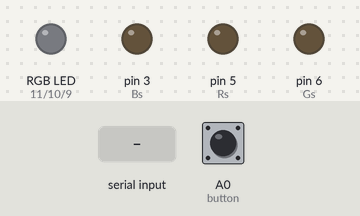
Bench run of a sketch on a simulated Arduino Uno, built with avr-gcc and run on an emulated ATmega328P. Shown: an RGB LED mixed from three pins (HIGH = lit), output pins drawn as LEDs (lit = HIGH). The test bench sets the inputs (shaded band); at power-on: A0 (button) LOW. Random numbers use the default seed unless the sketch sets one; what the sketch prints to the serial monitor is not drawn.

Above: at 1.2 s.
1.3 s: "TEST" received over Serial
At 2.7 s:
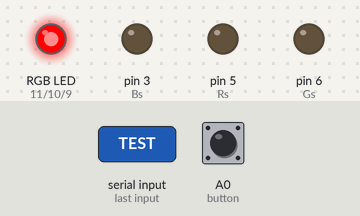
At 3.2 s:
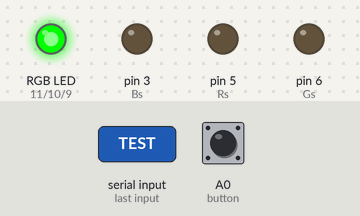
13.3 s: "90:45:200\n" received over Serial
Timing chart, 0 to 15.9 s (numbered marks = the images above; inputs shaded):
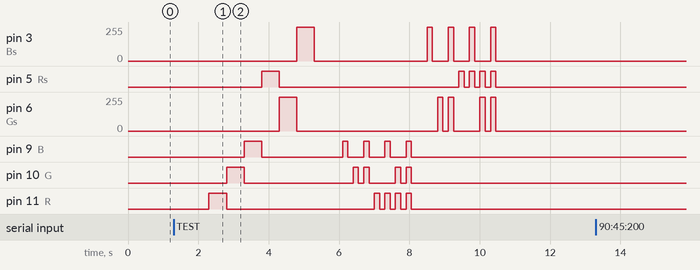

The sketch:

Novo_RGBesq.ino
```cpp
#include <EEPROM.h>

int Rs= 5;
int Gs= 6;
int Bs= 3;
int R = 11;
int G = 10;
int B = 9;
int button=A0;

//variáveis de leitura da EEPROM
unsigned int l1_en=0;
unsigned int l1_r=0;
unsigned int l1_g=0;
unsigned int l1_b=0;

unsigned int l2_en=0;
unsigned int l2_r=0;
unsigned int l2_g=0;
unsigned int l2_b=0;

int targetRs=255;
int targetBs=255;
int targetGs=255;
int targetR=255;
int targetB=255;
int targetG=255;

unsigned int spd=0;
int testSequence=0;
int randomMode=0;
int colorHoldTime=0;
int smoothOn=0;
unsigned int counter=0;
unsigned int timeToMorph=0;

String report="";
String dataIn="";
String dataOut="";

unsigned int buttonCount=0;
unsigned int buttonState=0;
unsigned int buttonCase=0;


void setup() {
 Serial.begin(115200);


 pinMode(Rs,OUTPUT);
 pinMode(Gs,OUTPUT);
 pinMode(Bs,OUTPUT);
 pinMode(R,OUTPUT);
 pinMode(G,OUTPUT);
 pinMode(B,OUTPUT);
 pinMode(button,INPUT);


readReport();
if(testSequence==1&&! Serial.available()){initialTest();}

readReport();
refresh();
printReport();
randomSeed(analogRead(A2));
}

void refresh(){//definir a cor dependendo da configuração do smooth
  switch(smoothOn){
    case 0:{setColor();}
    case 1:{smooth();  }
  }

  }

void readReport(){
  //leitura de eeprom para variáveis

l1_en=EEPROM.read(0);
targetR=EEPROM.read(1);
targetG=EEPROM.read(2);
targetB=EEPROM.read(3);

l2_en=EEPROM.read(4);
targetRs=EEPROM.read(5);
targetGs=EEPROM.read(6);
targetBs=EEPROM.read(7);


smoothOn=EEPROM.read(8);
spd=EEPROM.read(9);
testSequence=EEPROM.read(10);
randomMode=EEPROM.read(11);
colorHoldTime=EEPROM.read(12);
  }

void printReport(){

report="";
report+="(reportStatus)[led1:en=";
report+=l1_en;
report+=",r=";
report+=l1_r;
report+=",g=";
report+=l1_g;
report+=",b=";
report+=l1_b;
report+="]";

report+="[led2:en=";
report+=l2_en;
report+=",r=";
report+=l2_r;
report+=",g=";
report+=l2_g;
report+=",b=";
report+=l2_b;
report+="]";

report+="[other:speed=";
report+=spd;
report+=",test=";
report+=testSequence;
report+=",random=";
report+=randomMode;
report+=",smooth=";
report+=smoothOn;
report+=",colorHoldTime=";
report+=colorHoldTime;
report+="]";

Serial.println(report);
}

void saveConfig(){
  EEPROM.write(0,l1_en);
  EEPROM.write(1,l1_r);
  EEPROM.write(2,l1_g);
  EEPROM.write(3,l1_b);

  EEPROM.write(4,l2_en);
  EEPROM.write(5,l2_r);
  EEPROM.write(6,l2_g);
  EEPROM.write(7,l2_b);

  EEPROM.write(8,smoothOn);
  EEPROM.write(9,spd);
  EEPROM.write(10,testSequence);
  EEPROM.write(11,randomMode);
  EEPROM.write(12,colorHoldTime);

  Serial.println("Settings saved to EEPROM!");
  }

void initialTest(){
      targetR=0;
      targetG=0;
      targetB=0;
      targetRs=0;
      targetGs=0;
      targetBs=0;
      setColor();
      spd=1;
      int waitTime=500;
      //teste básico para o RGB em cada canal
      targetR=255;
      targetG=0;
      targetB=0;
      targetRs=0;
      targetGs=0;
      targetBs=0;
      setColor();
      delay(waitTime);

      targetR=0;
      targetG=255;
      targetB=0;
      targetRs=0;
      targetGs=0;
      targetBs=0;
      setColor();
      delay(waitTime);

      targetR=0;
      targetG=0;
      targetB=255;
      targetRs=0;
      targetGs=0;
      targetBs=0;
      setColor();
      delay(waitTime);

      targetR=0;
      targetG=0;
      targetB=0;
      targetRs=255;
      targetGs=0;
      targetBs=0;
      setColor();
      delay(waitTime);

      targetR=0;
      targetG=0;
      targetB=0;
      targetRs=0;
      targetGs=255;
      targetBs=0;
      setColor();
      delay(waitTime);

      targetR=0;
      targetG=0;
      targetB=0;
      targetRs=0;
      targetGs=0;
      targetBs=255;
      setColor();
      delay(waitTime);

      targetR=0;
      targetG=0;
      targetB=0;
      targetRs=0;
      targetGs=0;
      targetBs=0;
      setColor();
      delay(waitTime);

      waitTime=150;
      int testCase=0;

    while(testCase<2){
    int testMatrix[8][3]={
      {0,0,0},
      {0,0,1},
      {0,1,0},
      {0,1,1},
      {1,0,0},
      {1,0,1},
      {1,1,0},
      {1,1,1}
      };
    int i,j;

    for(i=0;i<8;i++){
      targetR=0;
      targetG=0;
      targetB=0;
      if(testMatrix[i][0]==1)targetR=255;
      if(testMatrix[i][1]==1)targetG=255;
      if(testMatrix[i][2]==1)targetB=255;
      if(testCase==0){setColor();delay(waitTime);}
      if(testCase==1)smooth();
      if(testMatrix[i][0]==1)targetR=0;
      if(testMatrix[i][1]==1)targetG=0;
      if(testMatrix[i][2]==1)targetB=0;
        if(testCase==0){setColor();delay(waitTime);}
      if(testCase==1)smooth();
      }

      for(i=0;i<8;i++){
      targetRs=0;
      targetGs=0;
      targetBs=0;
      if(testMatrix[i][0]==1)targetRs=255;
      if(testMatrix[i][1]==1)targetGs=255;
      if(testMatrix[i][2]==1)targetBs=255;
         if(testCase==0){setColor();delay(waitTime);}
      if(testCase==1)smooth();
      if(testMatrix[i][0]==1)targetRs=0;
      if(testMatrix[i][1]==1)targetGs=0;
      if(testMatrix[i][2]==1)targetBs=0;
        if(testCase==0){setColor();delay(waitTime);}
      if(testCase==1)smooth();

      }
      testCase++;
    }//end of while(case<2)
   spd=EEPROM.read(9);
  }


 void listenToPort(){
  if(Serial.available()){
  dataIn=Serial.readString();

      if(dataIn=="SAVE"){
      saveConfig();
      refresh();
      }
    if(dataIn=="TEST"){
      initialTest();
      readReport();
      if(smoothOn==1)smooth();
      if(smoothOn==0)setColor();
      }
    if(dataIn=="REPORT"){
      readReport();
      printReport();
      refresh();
      }
  if(dataIn=="PING?"){
    Serial.println("PONG!");
    }

    if(dataIn.indexOf(':')!=-1){
        l1_en =getValue(dataIn, ':', 0).toInt();

      if(l1_en==0){
      targetR=0;
      targetG=0;
      targetB=0;
      }

          if(l1_en==1){
    targetR=getValue(dataIn, ':', 1).toInt();
    targetG=getValue(dataIn, ':', 2).toInt();
    targetB=getValue(dataIn, ':', 3).toInt();
    }

    l2_en=getValue(dataIn, ':', 4).toInt();
      if(l2_en==0){
    targetRs=0;
    targetGs=0;
    targetBs=0;
    }

    if(l2_en==1){
    targetRs=getValue(dataIn, ':', 5).toInt();
    targetGs=getValue(dataIn, ':', 6).toInt();
    targetBs=getValue(dataIn, ':', 7).toInt();
    }

    smoothOn=getValue(dataIn, ':', 8).toInt();
    spd=getValue(dataIn, ':', 9).toInt();
    testSequence=getValue(dataIn, ':', 10).toInt();
    randomMode=getValue(dataIn, ':', 11).toInt();
    colorHoldTime=getValue(dataIn, ':', 12).toInt();

    refresh();   //define as configurações recebidas no dispositivo
      }


  }
  dataIn="";


  }


void randomBegin(){
    targetR=rgbRandom(targetR);
    targetG=rgbRandom(targetG);
    targetB=rgbRandom(targetB);
    //Serial.println("Generating random...");
  }


int rgbRandom(int x){
  int param[]={127,63,32,16};

  if(x<=128){
    return x+param[random(0,3)];
    }
  if(x>128){
    return x-param[random(0,3)];
    }
  }


void buttonRead(){
  buttonState=digitalRead(button);


  if(buttonState==1){
    buttonCount++;

  if(buttonCount>1500){
    targetR=0;
    targetG=0;
    targetB=0;
    targetRs=0;
    targetGs=0;
    targetBs=0;

    smooth();

  digitalWrite(R,LOW);
  digitalWrite(G,LOW);
  digitalWrite(B,LOW);
  digitalWrite(Rs,LOW);
  digitalWrite(Gs,LOW);
  digitalWrite(Bs,LOW);
    l1_en=0;
    l2_en=0;
    buttonCount=0;
    delay(200);
      }
    }


    if(buttonState==0&&buttonCount>10&&buttonCount<1000){

    if(l1_en==1){
    targetR=random(0,255);
    targetG=random(0,255);
    targetB=random(0,255);
    targetRs=targetR;
    targetGs=targetG;
    targetBs=targetB;

    smooth();

    analogWrite(R,l1_r);
    analogWrite(G,l1_g);
    analogWrite(B,l1_b);
    analogWrite(Rs,l2_r);
    analogWrite(Gs,l2_g);
    analogWrite(Bs,l2_b);
    }

    if(l1_en==0){
   //leitura de eeprom para variáveis
    l1_en=1;
    l2_en=1;

    targetR=EEPROM.read(1);
    targetG=EEPROM.read(2);
    targetB=EEPROM.read(3);
    targetRs=EEPROM.read(5);
    targetGs=EEPROM.read(6);
    targetBs=EEPROM.read(7);

    smooth();


    analogWrite(R,l1_r);
    analogWrite(G,l1_g);
    analogWrite(B,l1_b);
    analogWrite(Rs,l2_r);
    analogWrite(Gs,l2_g);
    analogWrite(Bs,l2_b);
      }
      buttonCount=0;
    }

    }


  void loop() {
buttonRead();
listenToPort();

if(randomMode==1){

 if(targetR==l2_r&&targetG==l2_g&&targetB==l2_b){
  randomBegin();
  timeToMorph=0;
  counter=0;
    }

if(timeToMorph==0&&counter==colorHoldTime*40){
  counter=0;
  timeToMorph=1;
  }

if(timeToMorph==1&&counter==spd){

      if(targetR>l2_r){
      l2_r++;
      }
      if(targetR<l2_r){
      l2_r--;
      }
      l1_r=l2_r;

      if(targetG>l2_g){
      l2_g++;
      }
      if(targetG<l2_g){
      l2_g--;
      }
      l1_g=l2_g;

      if(targetB>l2_b){
      l2_b++;
      }
      if(targetB<l2_b){
      l2_b--;
      }
      l1_b=l2_b;

      counter=0;

 }
    counter++;


  }


if(l1_en==0){
  digitalWrite(R,LOW);
  digitalWrite(G,LOW);
  digitalWrite(B,LOW);
  }

if(l1_en==1){
 analogWrite(R,l1_r);
 analogWrite(G,l1_g);
 analogWrite(B,l1_b);
 }


 if(l2_en==0){
  digitalWrite(Rs,LOW);
  digitalWrite(Gs,LOW);
  digitalWrite(Bs,LOW);
  }

if(l2_en==1){
 analogWrite(Rs,l2_r);
 analogWrite(Gs,l2_g);
 analogWrite(Bs,l2_b);
 }


delay(1);
 }


 String getValue(String data, char separator, int index)
{
  int found = 0;
  int strIndex[] = {0, -1};
  int maxIndex = data.length()-1;

  for(int i=0; i<=maxIndex && found<=index; i++){
    if(data.charAt(i)==separator || i==maxIndex){
        found++;
        strIndex[0] = strIndex[1]+1;
        strIndex[1] = (i == maxIndex) ? i+1 : i;
    }
  }

  return found>index ? data.substring(strIndex[0], strIndex[1]) : "";
}
```

Transition.ino
```cpp
void setColor(){//método para definir a cor sem suavizar
    l1_r=targetR;
    l1_g=targetG;
    l1_b=targetB;

    l2_r=targetRs;
    l2_g=targetGs;
    l2_b=targetBs;

   analogWrite(R,l1_r);
    analogWrite(G,l1_g);
    analogWrite(B,l1_b);
    analogWrite(Rs,l2_r);
    analogWrite(Gs,l2_g);
    analogWrite(Bs,l2_b);

    Serial.println("ready");
  }

void smooth(){//método para definir a cor com suavização
     while(true){
      //for the common leds
      if(l1_r>targetR)l1_r--;
      if(l1_r<targetR)l1_r++;

      if(l1_g>targetG)l1_g--;
      if(l1_g<targetG)l1_g++;

      if(l1_b>targetB)l1_b--;
      if(l1_b<targetB)l1_b++;

      //for the strip leds
      if(l2_r>targetRs)l2_r--;
      if(l2_r<targetRs)l2_r++;

      if(l2_g>targetGs)l2_g--;
      if(l2_g<targetGs)l2_g++;

      if(l2_b>targetBs)l2_b--;
      if(l2_b<targetBs)l2_b++;

    analogWrite(R,l1_r);
    analogWrite(G,l1_g);
    analogWrite(B,l1_b);
    analogWrite(Rs,l2_r);
    analogWrite(Gs,l2_g);
    analogWrite(Bs,l2_b);

    delay(spd);

    if(l1_r==targetR&&l1_g==targetG&&l1_b==targetB&&l2_r==targetRs&&l2_g==targetGs&&l2_b==targetBs)break;
      }

      Serial.println("ready");
  }
```

Measured:
- after the input at 1.3 s, pin 3 (Bs): goes 255/255 0.50 s, 0/255 3.2 s, 3 × (255/255 0.15 s, 0/255 0.45 s), 255/255 0.15 s, then 0/255, starting after 3.5 s; pin 5 (Rs): goes HIGH 0.50 s, LOW 5.1 s, 3 × (HIGH 0.15 s, LOW 0.15 s), HIGH 0.15 s, then LOW, starting after 2.5 s
